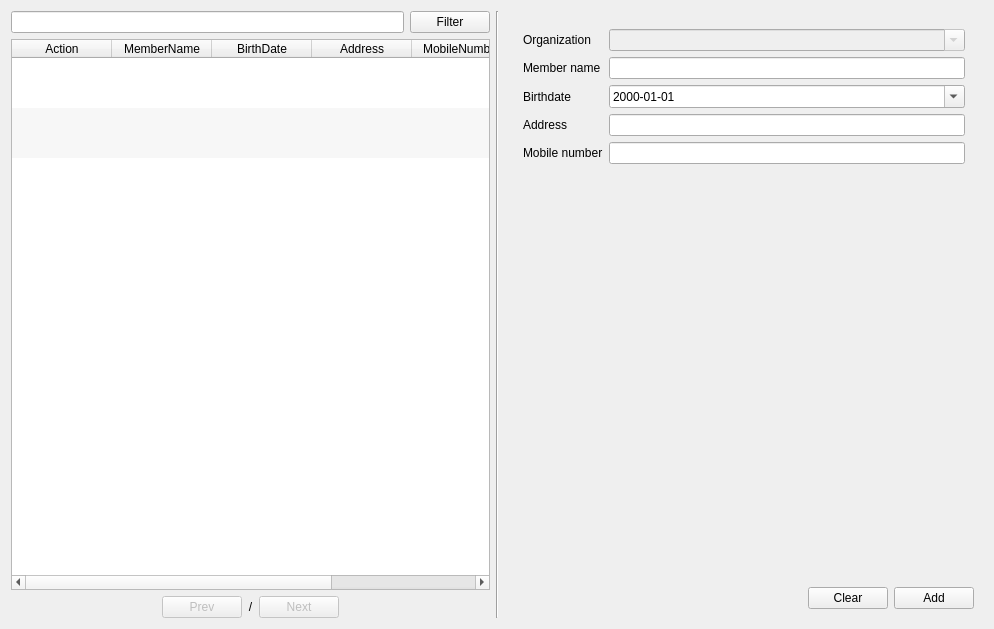
<?xml version="1.0" encoding="UTF-8"?>
<ui version="4.0">
 <class>FormManageMember</class>
 <widget class="QWidget" name="FormManageMember">
  <property name="geometry">
   <rect>
    <x>0</x>
    <y>0</y>
    <width>994</width>
    <height>629</height>
   </rect>
  </property>
  <property name="windowTitle">
   <string>Manage member</string>
  </property>
  <layout class="QHBoxLayout" name="horizontalLayout_4">
   <item>
    <layout class="QVBoxLayout" name="verticalLayout">
     <item>
      <layout class="QHBoxLayout" name="horizontalLayout">
       <item>
        <widget class="QLineEdit" name="lineEditFilter"/>
       </item>
       <item>
        <widget class="QPushButton" name="pushButtonFilter">
         <property name="text">
          <string>Filter</string>
         </property>
        </widget>
       </item>
      </layout>
     </item>
     <item>
      <widget class="QTableWidget" name="tableWidgetData">
       <property name="editTriggers">
        <set>QAbstractItemView::NoEditTriggers</set>
       </property>
       <property name="alternatingRowColors">
        <bool>true</bool>
       </property>
       <property name="selectionBehavior">
        <enum>QAbstractItemView::SelectRows</enum>
       </property>
       <property name="verticalScrollMode">
        <enum>QAbstractItemView::ScrollPerPixel</enum>
       </property>
       <property name="horizontalScrollMode">
        <enum>QAbstractItemView::ScrollPerPixel</enum>
       </property>
       <property name="showGrid">
        <bool>false</bool>
       </property>
       <property name="gridStyle">
        <enum>Qt::SolidLine</enum>
       </property>
       <property name="sortingEnabled">
        <bool>false</bool>
       </property>
       <property name="wordWrap">
        <bool>false</bool>
       </property>
       <attribute name="horizontalHeaderStretchLastSection">
        <bool>false</bool>
       </attribute>
       <attribute name="verticalHeaderVisible">
        <bool>false</bool>
       </attribute>
       <attribute name="verticalHeaderDefaultSectionSize">
        <number>50</number>
       </attribute>
       <attribute name="verticalHeaderMinimumSectionSize">
        <number>30</number>
       </attribute>
       <row>
        <property name="text">
         <string>New Row</string>
        </property>
       </row>
       <row>
        <property name="text">
         <string>New Row</string>
        </property>
       </row>
       <row>
        <property name="text">
         <string>New Row</string>
        </property>
       </row>
       <column>
        <property name="text">
         <string>Action</string>
        </property>
       </column>
       <column>
        <property name="text">
         <string>MemberName</string>
        </property>
       </column>
       <column>
        <property name="text">
         <string>BirthDate</string>
        </property>
       </column>
       <column>
        <property name="text">
         <string>Address</string>
        </property>
       </column>
       <column>
        <property name="text">
         <string>MobileNumber</string>
        </property>
       </column>
       <column>
        <property name="text">
         <string>Points</string>
        </property>
       </column>
       <column>
        <property name="text">
         <string>UpdateTs</string>
        </property>
       </column>
      </widget>
     </item>
     <item>
      <layout class="QHBoxLayout" name="horizontalLayout_2">
       <item>
        <spacer name="horizontalSpacer">
         <property name="orientation">
          <enum>Qt::Horizontal</enum>
         </property>
         <property name="sizeHint" stdset="0">
          <size>
           <width>40</width>
           <height>20</height>
          </size>
         </property>
        </spacer>
       </item>
       <item>
        <widget class="QPushButton" name="pushButtonPrev">
         <property name="enabled">
          <bool>false</bool>
         </property>
         <property name="text">
          <string>Prev</string>
         </property>
        </widget>
       </item>
       <item>
        <widget class="QLabel" name="labelPageIndicator">
         <property name="text">
          <string>&lt;CurrentPage&gt;/&lt;TotalPage&gt;</string>
         </property>
         <property name="alignment">
          <set>Qt::AlignCenter</set>
         </property>
        </widget>
       </item>
       <item>
        <widget class="QPushButton" name="pushButtonNext">
         <property name="enabled">
          <bool>false</bool>
         </property>
         <property name="text">
          <string>Next</string>
         </property>
        </widget>
       </item>
       <item>
        <spacer name="horizontalSpacer_2">
         <property name="orientation">
          <enum>Qt::Horizontal</enum>
         </property>
         <property name="sizeHint" stdset="0">
          <size>
           <width>40</width>
           <height>20</height>
          </size>
         </property>
        </spacer>
       </item>
      </layout>
     </item>
    </layout>
   </item>
   <item>
    <widget class="Line" name="line">
     <property name="orientation">
      <enum>Qt::Vertical</enum>
     </property>
    </widget>
   </item>
   <item>
    <widget class="QFrame" name="frameRegister">
     <property name="maximumSize">
      <size>
       <width>16777215</width>
       <height>16777215</height>
      </size>
     </property>
     <layout class="QVBoxLayout" name="verticalLayout_2">
      <property name="leftMargin">
       <number>9</number>
      </property>
      <property name="topMargin">
       <number>9</number>
      </property>
      <property name="rightMargin">
       <number>9</number>
      </property>
      <property name="bottomMargin">
       <number>9</number>
      </property>
      <item>
       <widget class="QScrollArea" name="scrollArea">
        <property name="frameShape">
         <enum>QFrame::NoFrame</enum>
        </property>
        <property name="widgetResizable">
         <bool>true</bool>
        </property>
        <widget class="QWidget" name="scrollAreaWidgetContents">
         <property name="geometry">
          <rect>
           <x>0</x>
           <y>0</y>
           <width>462</width>
           <height>562</height>
          </rect>
         </property>
         <layout class="QFormLayout" name="formLayout">
          <item row="0" column="0">
           <widget class="QLabel" name="label_8">
            <property name="text">
             <string>Organization</string>
            </property>
           </widget>
          </item>
          <item row="0" column="1">
           <widget class="QComboBox" name="comboBoxOrganizationName">
            <property name="enabled">
             <bool>false</bool>
            </property>
            <property name="editable">
             <bool>true</bool>
            </property>
            <property name="maxVisibleItems">
             <number>2147483647</number>
            </property>
            <property name="insertPolicy">
             <enum>QComboBox::NoInsert</enum>
            </property>
           </widget>
          </item>
          <item row="1" column="0">
           <widget class="QLabel" name="label_3">
            <property name="text">
             <string>Member name</string>
            </property>
           </widget>
          </item>
          <item row="1" column="1">
           <widget class="QLineEdit" name="lineEditMemberName"/>
          </item>
          <item row="2" column="0">
           <widget class="QLabel" name="label_5">
            <property name="text">
             <string>Birthdate</string>
            </property>
           </widget>
          </item>
          <item row="2" column="1">
           <widget class="QDateEdit" name="dateEditBirthDate">
            <property name="displayFormat">
             <string>yyyy-MM-dd</string>
            </property>
            <property name="calendarPopup">
             <bool>true</bool>
            </property>
           </widget>
          </item>
          <item row="3" column="0">
           <widget class="QLabel" name="label">
            <property name="text">
             <string>Address</string>
            </property>
           </widget>
          </item>
          <item row="3" column="1">
           <widget class="QLineEdit" name="lineEditAddress"/>
          </item>
          <item row="4" column="0">
           <widget class="QLabel" name="label_6">
            <property name="text">
             <string>Mobile number</string>
            </property>
           </widget>
          </item>
          <item row="4" column="1">
           <widget class="QLineEdit" name="lineEditMobileNumber"/>
          </item>
         </layout>
        </widget>
       </widget>
      </item>
      <item>
       <layout class="QHBoxLayout" name="horizontalLayout_3">
        <item>
         <spacer name="horizontalSpacer_3">
          <property name="orientation">
           <enum>Qt::Horizontal</enum>
          </property>
          <property name="sizeHint" stdset="0">
           <size>
            <width>40</width>
            <height>20</height>
           </size>
          </property>
         </spacer>
        </item>
        <item>
         <widget class="QPushButton" name="pushButtonClear">
          <property name="text">
           <string>Clear</string>
          </property>
         </widget>
        </item>
        <item>
         <widget class="QPushButton" name="pushButtonAdd">
          <property name="text">
           <string>Add</string>
          </property>
         </widget>
        </item>
       </layout>
      </item>
     </layout>
    </widget>
   </item>
  </layout>
 </widget>
 <resources/>
 <connections/>
</ui>
